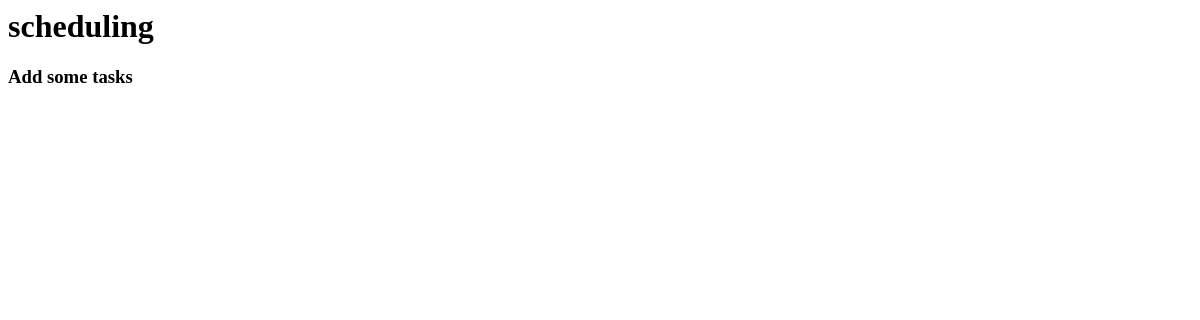
Before: /scheduling/ with the older database file.
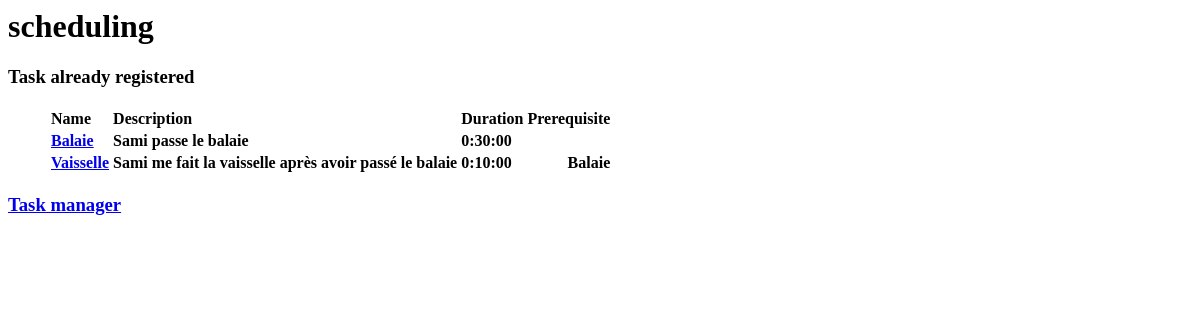
After: the same page with the newer database file.
### scheduling/models.py (models this page shows, shortened)
class Task(models.Model):
    name = models.CharField(max_length=200, default="")
    description = models.CharField(max_length=200, default="")
    prerequisite = models.ManyToManyField('self', blank=True)
    duration = models.DurationField("task duration", blank=True, default=timedelta(seconds=0))
    starting = models.DurationField("maximum duration before starting", blank=True, default=timedelta(seconds=0))
    def get_prerequisite(self):
        return filter(
            lambda pre_task : pre_task.id < self.id,
            self.prerequisite.all()
        )

### scheduling/views.py (the view)
# urls.py: path('', views.TaskView.as_view(), name='index task'),
class TaskView(generic.ListView):
    template_name="scheduling/index_task.html"
    context_object_name="task_list"
    def get_queryset(self) -> QuerySet[Any]:
        return Task.objects.all()

### scheduling/templates/scheduling/index_task.html
<h1>scheduling</h1>
{% if task_list %}
    <h3>Task already registered</h3>
    <ul>
        <table>
        <tr>
            <th align="left">Name</th>
            <th align="left">Description</th>
            <th align="left">Duration</th>
            <th align="left">Prerequisite</th>
        </tr>
        {% for task in task_list %}
            <tr>
                <th align="left"><a href="{% url 'scheduling:detail task' task.id %}">
                    <p align="left" >{{task.name}}</p></a></th>
                <th align="left">{{task.description}}</th>
                <th align="left">{{task.duration}}</th>
                {%if task.prerequisite.exists %}
                <th>
                    <ul>
                    {% for task_prerequisite in task.get_prerequisite %}
                        <il>{{task_prerequisite.name}}</il>
                    {% endfor %}
                    </ul>
                </th>
                {% endif %}
            </tr>
        {% endfor %}
        </table>
    </ul>
<h3><a href="{% url 'scheduling:manage task' %}">Task manager</a></h3>
{% else %}
    <h3>Add some tasks</h3>
{% endif %}

Changed rows visible on the page:
added Task: name "Balaie", description "Sami passe le balaie", duration "0:30:00"
added Task: name "Vaisselle", description "Sami me fait la vaisselle après avoir passé le balaie", duration "0:10:00", shown under "Task already registered"
Other visible differences:
text no longer shown: "Add some tasks"
text now shown: "Task already registered Name Description Duration Prerequisite Task manager"
